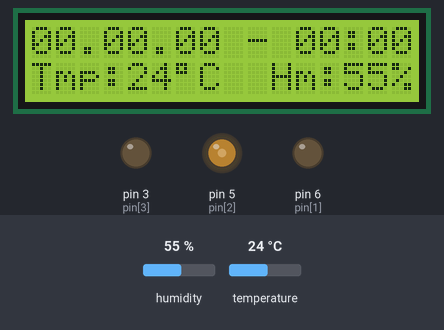
This sketch was run on a simulated Arduino Uno, built with avr-gcc and run on an emulated ATmega328P. Parts: 16×2 character LCD, output pins drawn as LEDs (lit = HIGH). Wiring (inferred from the names in the program): DHT11 sensor: data pin 10. The test bench sets the inputs (shaded band); at power-on: temperature 24 °C, humidity 55 %. What the sketch prints to the serial monitor is not drawn.

Above: at 6.7 s.
6.8 s: temperature set to 13.8 °C
11.2 s: temperature set to 12.4 °C
13.7 s: temperature set to 16.1 °C
At 17.6 s:
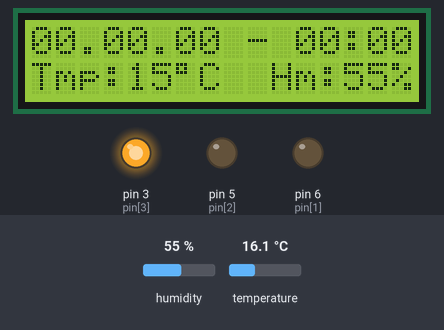
18.1 s: temperature set to 17.6 °C
19.8 s: temperature set to 31.5 °C
24.2 s: temperature set to 32.4 °C
At 31.3 s:
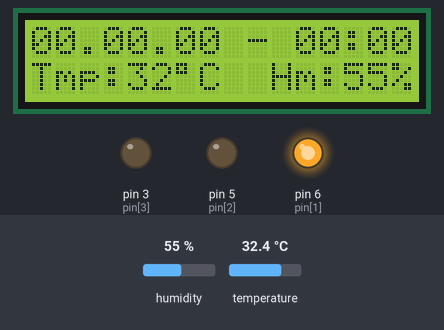
Timing chart, 0 to 32.0 s (numbered marks = the images above; inputs shaded):
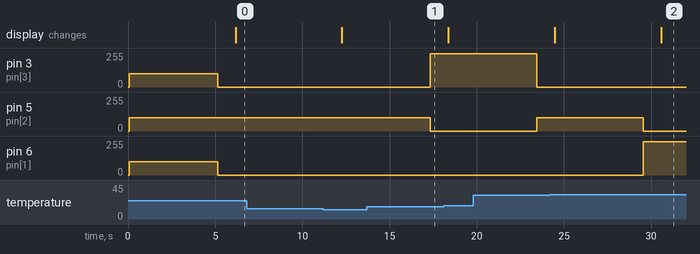

Measured:
- the behaviour switches between 31.9 and 32 °C on temperature (found by bisection; images 1 and 2)
- after the input at 6.8 s, every drawn part: stays the same

The sketch:

Temperatursensor.ino
```cpp
/* Grundlagen der Informatik I, WS 2015/16
  Projektaufgabe Temperatursensor
  Autor: Steffen Gracla, Alec Prinz, Merlin Eggers
  Matrikelnummer: 4248668, 4269955, 4221777
  Datum: 12.02.2016
  Allgemeine Beschreibung der Loesung und eventuelle Referenzen
  (mind. 2-3 Saetze): siehe Dokumentation
  - Arduino
  - Breadboard
  - Kabel
  - RGB LED (r -> pin 6, g -> pin 5, b -> pin 3) wichtig: Pin mit PWM benutzen
  - DHT11 Temperature and humidity module (s -> pin10)
  - liquid crystal display-display (SDA -> pin A4, pin A5)
*/
byte current_date[3] = {0, 0, 0};   //0 = Tag, 1 = Monat, 2 = Jahr, Startdatum
int current_minute   = 0;          //60*h + min, Startzeit
int current_hour     = 0;
byte pin[4] = {10, 6, 5, 3};          //0 = temp, 1 = red, 2 = green, 3 = blue, Pinbelegung für Digitalpins

#include "struct.h"                   //Dort befindet sich die für den Ringspeicher genutzte Struct
#include <LiquidCrystal_I2C.h>        //Library fürs LED

struct speichereinheit ring[100];     //Ringspeicherdatenbank
float inTemp[2][5];                   //0 = humid, 1 = temp, fünfminütiger Messspeicher
byte in_sensor[5];                    //0 = humid, 2 = temp, 4 = control byte, 1 and 3 are always zero
byte z = 99;                          //Zählvariable für Ringspeicher
long sleep = 1000;
byte LEDstate = 0;                    //0 = weiss, 1 = rot, 2 = blau, 3 = grün
String syncstring;

LiquidCrystal_I2C lcd(0x27, 16, 2);   //für das LCD relevante Informationen (16 chars, 2 lines)


void setup() {
  Serial.begin(9600);           //Prepare serial communication
  pinMode(pin[1], OUTPUT);      //Prepare pin red
  pinMode(pin[2], OUTPUT);      //Prepare pin green
  pinMode(pin[3], OUTPUT);      //Prepare pin blue
  lcd.begin();                  //Prepare LCD
  set_LED(0, 0);                //Signals board is working
  LEDstate = 0;
}

void loop() {                           //Wiederholt sich unendlich oft
  z = (z + 1) % 100;                    //Hält z in einem Bereich von 0 bis 100
  for (byte i = 0; i < 5; i++) {        //Fünf Messungen werden gemacht
    read_Heatsensor();                  //read_Heatsensor wird aufgerufen
    inTemp[0][i] = in_sensor[0];        //in in_sensor schreibt read_Heatsensor seine empfangenen Werte, diese nehmen wir uns nun für unseren 5 Minuten Speicher
    inTemp[1][i] = in_sensor[2];        //Wie eine Zeile vorher, hier wird die gemessene Temperatur kopiert
    delay(sleep);                       //60000 deviates 31.51 miliseconds per minute, eine Minute Pause pro Messung.
  }
  set_ring(z);                          //set_ring(z) errechnet den fünfminütigen Durchschnitt und aktualisiert dann alle Bestandteile der Ringspeichereinheit an der Stelle des aktuellen Schleifendurchlaufes mit den aktuellen Werten

  //Dieser if/else Komplex steuert das Verhalten der RGB-LED abhängig von der errechneten Durchschnittstemperatur
  if (ring[z].temp > 25) {                //Zu hoch:
    LEDstate = 1;
    set_LED(1, ring[z].temp - 26);
  }
  else if (ring[z].temp < 15) {           //Zu kalt:
    LEDstate = 2;
    set_LED(3, ring[z].temp + 14);      //Blau leuchten mit einer Intensitätsstufe von +1 pro einem Grad unter der Schwelltemperatur
  }
  else {                              //Temperature OK
    LEDstate = 3;
    set_LED(2, 0);
  }

  if (Serial.available() > 0){
    sleep = Serial.parseInt();
  }
  Serial.print("sync");
  syncstring = Serial.readString();
  if (syncstring[0] == '-'){
    Sync();
  }
  set_ring(z);
  set_LCD(z);                           //set_LCD aktualisiert das LCD mit den Werten aus der aktuellen Ringspeichereinheit
}

void Sync() {         //synchronises time, date, LEDstate, last temperature with computer
  int d, o, y, h, i;
  d = Find('d');
  o = Find('o');
  y = Find('y');
  h = Find('h');
  i = Find('i');
  if (syncstring.length() - i == 3){
    current_minute = (syncstring[i+1] - '0')*10 + (syncstring[i+2] - '0');
  }
  else {
    current_minute = (syncstring[i+1] - '0');
  }
  if (i - h == 3) {
    current_hour = (syncstring[h+1] - '0')*10 + (syncstring[h+2] - '0');
  }
  else {
    current_hour = (syncstring[h+1] - '0');
  }
  current_date[2] = (syncstring[y+3] - '0')*10 + (syncstring[y+4] - '0');
  if (y - o == 3) {
    current_date[1] = (syncstring[o+1] - '0')*10 + (syncstring[o+2] - '0');
  }
  else {
    current_date[1] = (syncstring[o+1] - '0');
  }
  if (o - d == 3) {
    current_date[0] = (syncstring[d+1] - '0')*10 + (syncstring[d+2] - '0');
  }
  else {
    current_date[0] = (syncstring[d+1] - '0');
  }
  syncstring = 'E' + String(LEDstate) + 't' + String(ring[z].temp) + 'h' + String(ring[z].humid);
  Serial.print(syncstring);
}

int Find(char c){           //finds the iterator position of a certain character in syncstring
  int i;
  for (i = 0; i < syncstring.length(); i++){
    if (syncstring[i] == c){
      return i;
    }
  }
  return -1;
}

void set_ring(byte z) {                                                                               //sets the current ring to the correct values
  ring[z].humid = (inTemp[0][0] + inTemp[0][1] + inTemp[0][2] + inTemp[0][3] + inTemp[0][4]) / 5;     //Ringspeichereinheit z humid wird mit dem Durchschnitt der 5 in inTemp[0] gespeicherten Werte überschrieben
  ring[z].temp = (inTemp[1][0] + inTemp[1][1] + inTemp[1][2] + inTemp[1][3] + inTemp[1][4]) / 5;      //Ringspeichereinheit z temp wird mit dem Durchschnitt der 5 in inTemp[1] gespeicherten Werte überschrieben
  ring[z].hour = current_hour;
  ring[z].minute = current_minute;                                                                    //Ringspeichereinheit z minute wird mit der aktuellen Zeit überschrieben
  ring[z].day = current_date[0];                                                                      //Ringspeichereinheit z day wird mit dem aktuellen Tag überschrieben
  ring[z].month = current_date[1];                                                                    //Ringspeichereinheit z month wird mit dem aktuellen Monat überschrieben
  ring[z].year = current_date[2];                                                                     //Ringspeichereinheit z year wird mit dem aktuellen Jahr überschrieben
}

void set_LED(byte color, byte intensity) { //color 0 = white, 1 = red, 2 = green, 3 = blue, 255 = off, intensity 0-3, set_LED aktualisiert die LED mit einer übergebenen Farbe und Intensität
  analogWrite(pin[1], 0);                  //Rote LED wird ausgeschaltet
  analogWrite(pin[2], 0);                  //Grüne LED wird ausgeschaltet
  analogWrite(pin[3], 0);                  //Blaue LED wird ausgeschaltet
  if (intensity > 3)                       //Wir wollen die Intensität in 4 Stufen regelbar machen. Dafür begrenzen wir Intensitätswerte bei 3
    intensity = 3;
  intensity = intensity * 50 + 100;        //Die Intensität kann von 0 bis 255 gesetzt werden. Wir entschieden uns für einen Festbetrag von 100 bei Intensität der Stufe 0, und +50 Intensität pro Stufe.
  switch (color) {                         //Welche Farbe war gewünscht?
    case 0:                                //Weiss: Alle LEDs leuchten gleichstark
      analogWrite(pin[1], intensity);
      analogWrite(pin[2], intensity);
      analogWrite(pin[3], intensity);
      return;                              //In diesem Fall sind wir fertig mit dem Auftrag
    case 1:                                //Rot: Nur die rote LED leuchtet mit der gewünschten Intensität
      analogWrite(pin[1], intensity);
      return;                              //In diesem Fall sind wir fertig mit dem Auftrag
    case 2:                                //Grün: Nur die grüne LED leuchtet mit der gewünschten Intensität
      analogWrite(pin[2], intensity);
      return;                              //In diesem Fall sind wir fertig mit dem Auftrag
    case 3:                                //Blau: Nur die blaue LED leuchtet mit der gewünschten Intensität
      analogWrite(pin[3], intensity);
      return;                              //In diesem Fall sind wir fertig mit dem Auftrag
  }
}

void set_LCD(byte z) {                     //set_LCD aktualisiert das LCD mit den Werten aus der aktuellen Ringspeichereinheit
  lcd.setCursor(0, 0);                     //Schreibe in Zeile 1
  if (ring[z].day < 10)                    //Schreibe eine 0 wenn der Tag <10 ist (01, 02, 09 etc.)
    lcd.print("0");
  lcd.print(ring[z].day);                  //Schreibe den Aktuellen Tag
  lcd.print(".");                          //Schreibe einen Punkt
  if (ring[z].month < 10)
    lcd.print("0");
  lcd.print(ring[z].month);
  lcd.print(".");
  if (ring[z].year < 10)
    lcd.print("0");
  lcd.print(ring[z].year);
  lcd.print(" - ");
  if (ring[z].hour < 10)
    lcd.print("0");
  lcd.print(ring[z].hour);
  lcd.print(":");
  if (ring[z].minute % 60 < 10)
    lcd.print("0");
  lcd.print(ring[z].minute % 60);
  lcd.setCursor(0, 1);                    //Schreibe nun in Zeile 2
  lcd.print("Tmp:");
  lcd.print(ring[z].temp);
  lcd.write(223); //°
  lcd.print("C  Hm:");
  lcd.print(ring[z].humid);
  lcd.print("%");
}

int expect_Pulse(bool level) {                              //waits for signal(LOW or HIGH) and counts length, or returns timeout. Genutzt für read_Heatsensor. Inspiriert durch ADAFRUIT dht11 library
  int timeout = 0;                                          //wait for reply, else -2 = timeout
  while (digitalRead(pin[0]) == level) {                    //level = HIGH or LOW
    if (timeout++ >= microsecondsToClockCycles(1000))       //Inkrementiere Timeout, überprüfe ob wir über dem timeout-Wert sind, falls ja:
      return -2;                                            //Error timeout
  }
  return timeout;                                           //return counted signal length
}

bool read_Heatsensor() {                                    //reads heatsensor  Inspiriert durch ADAFRUIT dht11 library
  in_sensor[0] = in_sensor[2] = in_sensor[4] = 0;           //Überschreibt die vorhandenen Werte mit 0
  //request data
  pinMode(pin[0], OUTPUT);                          //Die Abfolge eines Signals LOW(10ms), HIGH(30micros) signalisiert dem Sensor eine Messung zu machen und die Werte zu übertragen
  digitalWrite(pin[0], LOW);
  delay(10);
  digitalWrite(pin[0], HIGH);
  delayMicroseconds(30);
  pinMode(pin[0], INPUT);                                   //Nach dem Signal schalten wir auf input

  if (expect_Pulse(LOW) == -2)                              //Es kommt nun ein kurzes LOW dann HIGH Signal als Antwort. Nach diesem Signal kommen die Informationen. Kommt dieses Signal nicht -> ERROR
    return 1;                                               //1 = timeout error, Abbruch
  if (expect_Pulse(HIGH) == -2)
    return 1;

  byte cycle[80];
  for (int i = 0; i < 80; i += 2) {                         //read 40 bits of info (16 bits humidity (8 empty), 16 bits temperature (8 empty), 8 parity bits
    cycle[i] = expect_Pulse(LOW);                           //Es kommen abwechselnd Signale LOW und HIGH. Es werden 80 Signale erwartet. Die Länge der 80 Signale speichern wir in cycle zwischen.
    cycle[i + 1] = expect_Pulse(HIGH);
  }
  for (int i = 0; i < 40; ++i) {                            //Nun interpretieren wir die Signallängen. LOW bedeutet nächstes bit, HIGH bedeutet 0 oder 1. War das HIGH Signal länger als das LOW Signal(welches immer etwa gleich lang sein soll), so wird dies als 1 interpretiert
    int low = cycle[2*i];                                   //Aktuelles LOW Signal wird zwischengespeichert
    int high = cycle[2*i+1];                                //Aktuelles HIGH Signal wird zwischengespeichert
    in_sensor[i/8] <<= 1;                                   //in_sensor hat 5 Fächer, jedes Fach soll ein byte speichern. Wir bauen uns das byte indem wir 8 mal bitwise um eine Stelle nach links verschieben, dann entscheiden 0 oder 1.
    if (high > low)       //Wenn HIGH länger als LOW war (d.h. 1)
      in_sensor[i/8] |= 1;    //Baue eine 1 in das byte ein
  }
  if (in_sensor[4] != (in_sensor[0] + in_sensor[2]))  //Unser 5. gebautes byte ist das checksum byte. Ist es nicht das gleiche wie das erste + das dritte byte (das zweite und vierte sind für Nachkommastellen, dieser Sensor misst aber nicht so genau, daher immer 0)
    return 1;                                         //1 = checksum error dann
  return 0;                                           //Sonst lief alles super.
}
```

struct.h
```cpp
struct speichereinheit {
  byte humid;
  byte temp;
  byte year;
  byte month;
  byte day;
  int minute;
  int hour;
};
```
